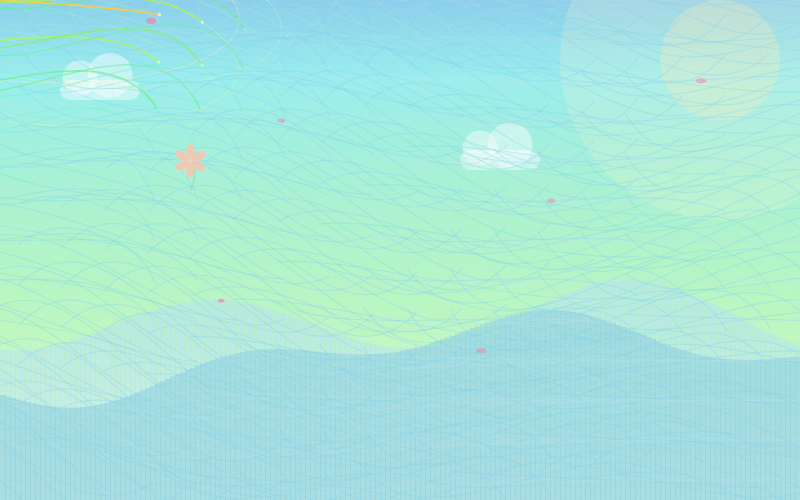
Frame 1 (no input)
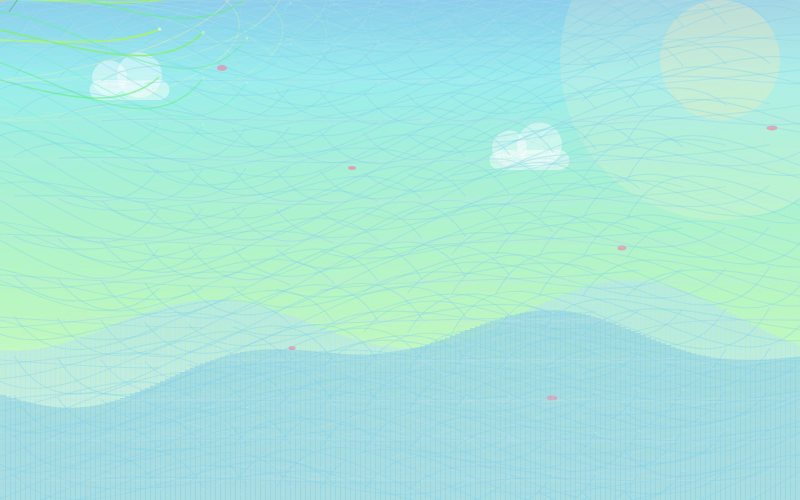
Frame 60 (no input)
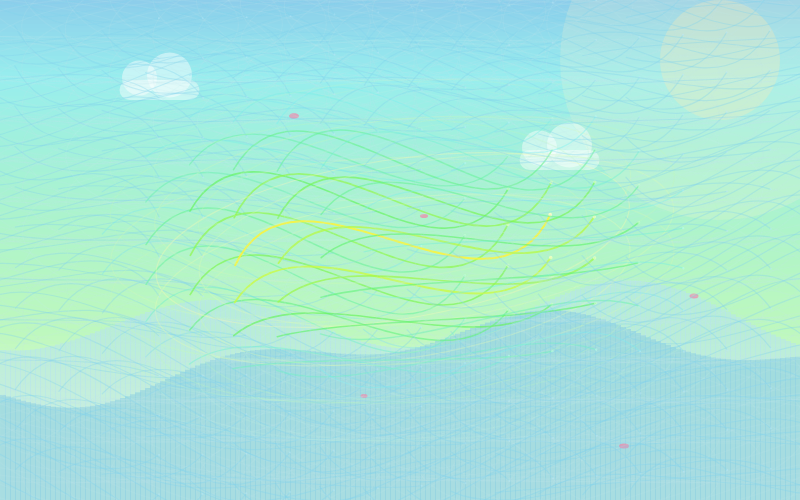
Frame 120 (the mouse pressed at the canvas centre since frame 60)

The p5.js sketch that drew these frames (run headless with seeded random() and noise() and a simulated clock; from frame 60 on, the mouse is pressed at the canvas centre):

// p5.js sketch
// ── sketch.js
/*
Template for IMA's Creative Coding Lab 

Project A: Generative Creatures
CCLaboratories Biodiversity Atlas 
*/

let isDispersed = false;
let flyTimer = 0;
let col = 22; 
let row = 15; 
let flowerX = 200;
let flowerY = 200;
let sparkTimer = 0;  
let sparkX = 0;     
let sparkY = 0;
let cloudX1 = 100;
let cloudX2 = 500;
let petalX = 100;
let petalY = 0;

function setup(){
  createCanvas(800, 500);
  colorMode(HSB, 360, 100, 100, 100);
}

// ----------------------------------------------------
function draw() {
  // render background environment layer
  drawScene();
  
  // render front interactive layer
  drawInteractiveElements();
}

// ----------------------------------------------------
function drawScene() {
  drawDaytimeSky();
  drawSunshine();
  drawMountains();
  drawClouds();
  drawFallingPetals();
  drawGridElements();
}

// ----------------------------------------------------
// render front interactive layer：flower / butterfly / sparker
function drawInteractiveElements() {
  // flower& butterfly movement
  let floatY = sin(frameCount * 0.05) * 15; 
  if (!isDispersed) {
    flowerX = lerp(flowerX, mouseX, 0.05);
    flowerY = lerp(flowerY, mouseY, 0.05);
    drawFlower(flowerX, flowerY + floatY, sin(frameCount * 0.04) * 0.3);
    flyTimer = 0;  
  } else {
    flyTimer += 1;
    for (let i = 0; i < 8; i++) {
      drawButterfly(i, flyTimer);
    }
  }

  // sparking effect
  if (sparkTimer > 0) {
    for (let i = 0; i < 12; i++) {
      let angle = (TWO_PI / 12) * i + noise(i); 
      let r = (30 - sparkTimer) * 2.5 + random(-10, 10); 
      let px = sparkX + cos(angle) * r;
      let py = sparkY + sin(angle) * r + random(-5, 5);
      fill(55, 30, 100, sparkTimer * 3.3); 
      noStroke();
      ellipse(px, py, random(2, 5), random(2, 5)); 
    }
    sparkTimer--;
  }
}

// ----------------------------------------------------
// wind effect
function drawGridElements() {
  for (let i = 0; i < col; i += 1.2) {
    for (let j = 0; j < row; j += 1.2) {
      let x = i * (width / col);
      let y = j * (height / row);

      let noiseVal = noise(i * 0.01, j * 0.01, frameCount * 0.01);
      let baseAngle = map(noiseVal, 0, 1, -QUARTER_PI, QUARTER_PI);
  
      let d = dist(mouseX, mouseY, x, y);
      let mouse = map(d, 0, 150, 1, 0, true);
        
      let pulse = sin(frameCount * 0.05 + (i + j) * 0.3);
      let angle = lerp(baseAngle, baseAngle - radians(10), mouse);
      let elementLength = 320 + pulse;
  
      let h = map(mouse, 0, 1, 195, 45);
      let s = map(mouse, 0, 1, 45, 80);
      let b = map(mouse, 0, 1, 92, 100);
      let a = map(mouse, 0, 1, 35, 90);

      push();
      translate(x, y);
      rotate(angle);
      noFill();
      stroke(h, s * 0.4, b, a * 0.4);
      strokeWeight(1.2);
      ellipse(0, 0, elementLength * 1.5, elementLength * 0.5);
      stroke(h, s, b, a);
      strokeWeight(map(mouse, 0, 1, 1.2, 2));
      noFill();

      let curveVal = sin(frameCount * 0.05 + i * 0.3 + j * 0.3) * (elementLength * 0.4);

      bezier(-elementLength / 2, 0, -elementLength / 4, curveVal, 
             elementLength / 4, -curveVal, elementLength / 2, 0);
      noStroke();
      fill(h, 20, 100, a);
      ellipse(elementLength / 2, 0, 2 + mouse * 2);
      pop();
    }
  }
}

// ----------------------------------------------------
// create environment
function drawDaytimeSky() {
  for (let y = 0; y < height; y += 4) {
    let inter = map(y, 0, height, 0, 1);
    let h = map(inter, 0, 1, 198, 80);
    let s = map(inter, 0, 1, 40, 15);
    let b = map(inter, 0, 1, 92, 100);
    fill(h, s, b);
    noStroke();
    rect(0, y, width, 4);
  }
}

function drawSunshine() {
  push();
  noStroke();
  fill(45, 20, 100, 20);
  ellipse(width - 80, 60, 320, 320);
  fill(45, 30, 100, 30);
  ellipse(width - 80, 60, 120, 120);
  pop();
}

function drawMountains() {
  push();
  noStroke();
  fill(195, 25, 95, 50);
  for (let x = 0; x <= width; x += 5) {
    let y = 320 + sin(x * 0.008) * 10 + cos(x * 0.015) * 30;
    rect(x, y, 6, height - y);
  }
  fill(190, 35, 88, 65);
  for (let x = 0; x <= width; x += 5) {
    let y = 360 + sin(x * 0.006 + 1.5) * 35 + sin(x * 0.02) * 15;
    rect(x, y, 6, height - y);
  }
  pop();
}

function drawClouds() {
  push();
  drawCloud(cloudX1, 90, 1.0);
  cloudX1 += 0.5; 
  if (cloudX1 > width + 120) cloudX1 = -120;
  drawCloud(cloudX2, 160, 0.7);
  cloudX2 += 0.5; 
  if (cloudX2 > width + 120) cloudX2 = -120;
  pop();
}

function drawCloud(x, y, s) {
  push();
  translate(x, y); 
  noStroke();
  fill(0, 0, 100, 45); 
  rect(-40, -10, 80, 20, 10);
  ellipse(-20, -12, 35, 35);
  ellipse(10, -15, 45, 45);
  pop();
}

function drawFallingPetals() {
  push();
  noStroke();
  fill(340, 45, 95, 70); 

  petalX += 1.2;
  petalY += 0.8;
  if (petalX > width) petalX = -100;
  if (petalY > height) petalY = -100;

  ellipse(petalX + 50,  petalY + 20,  10, 6);
  ellipse(petalX + 180, petalY + 120, 8, 4);
  ellipse(petalX + 450, petalY + 200, 9, 5);
  ellipse(petalX + 600, petalY + 80,  11, 5);
  ellipse(petalX + 120, petalY + 300, 7, 4);
  ellipse(petalX + 380, petalY + 350, 10, 5);
  pop();
}

// ----------------------------------------------------
// draw flower
function drawFlower(x, y, windAngle) {
  push();
  translate(x, y);
  let d = dist(mouseX, mouseY, x, y);
  let hoverScale = map(d, 0, 200, 0.4, 0.15, true);
  scale(hoverScale);
  rotate(windAngle);
  drawStem();
  translate(0, -200);  
  rotate(sin(frameCount * 0.05) * 0.3);
  
  // petal
  fill(50, 25, 100, 85);
  noStroke();
  ellipse(0, 0, 22, 22);

  let petalCount = 6;
  for (let i = 0; i < petalCount; i++) {
    push();
    rotate((TWO_PI / petalCount) * i);
    drawPetal();
    pop();
  }
  pop();
}

  // flower color change
function drawPetal() {
  let t = (sin(frameCount * 0.02) + 1) / 2; 
  let h = map(t, 0, 1, 340, 415) % 360;  
  fill(h, 35, 100, 80);            
  stroke(210, 15, 100, 80);            
  strokeWeight(1.5);
  
  beginShape();
  for (let t = 0; t <= 1; t += 0.05) {
    let px = bezierPoint(0, -35, -45, 0, t);
    let py = bezierPoint(0, -40, -90, -115, t);
    vertex(px, py);
  }
  for (let t = 0; t <= 1; t += 0.05) {
    let px = bezierPoint(0, 40, 30, 0, t);
    let py = bezierPoint(-120, -90, -40, 0, t);
    vertex(px, py);
  }
  endShape(CLOSE);
}
  // stem
function drawStem() {
  stroke(150, 45, 75, 80);
  strokeWeight(3.5);
  noFill();
  beginShape();
  for (let t = 0; t <= 1; t += 0.05) {
    let px = bezierPoint(0, 40, 40, 0, t);
    let py = bezierPoint(0, -80, -150, -220, t);
    vertex(px, py);
  }
  endShape();
}

// ----------------------------------------------------
// butterfly shape and movement
function drawButterfly(index, timer) {
  push();
  let startX = flowerX;
  let startY = flowerY;
  let x = startX + timer * (1 + index * 0.3) + sin(timer * 0.05 + index) * 20;
  let y = startY - timer * (1.2 - index * 0.1) + cos(timer * 0.05 + index) * 15;
  let angle = cos(timer * 0.05 + index) * 0.3; 
  translate(x, y);
  rotate(angle);

  let rawFlap = sin(timer * 0.04 + index * 0.8);
  let flap = map(rawFlap, -1, 1, 0.15, 1.0);

  // body
  fill(0, 0, 92);
  noStroke();
  ellipse(0, 0, 8, 16);
  stroke(0, 0, 100, 80);
  strokeWeight(1);
  line(0, -7, -5, -15);
  line(0, -7, 5, -15);

  // wings
  noStroke();
  let t = (sin(frameCount * 0.02 + index * 0.3) + 1) / 2;
  let h = map(t, 0, 1, 340, 415) % 360;
  fill(h, 35, 100, 80);

  push();
  scale(flap, 1);
  beginShape();
  for (let t = 0; t <= 1; t += 0.05) {
    let px = bezierPoint(0, -25, -30, 0, t);
    let py = bezierPoint(-2, -20, 10, 12, t);
    vertex(px, py);
  }
  endShape(CLOSE);
  pop();

  push();
  scale(-flap, 1);
  beginShape();
  for (let t = 0; t <= 1; t += 0.05) {
    let px = bezierPoint(0, -25, -30, 0, t);
    let py = bezierPoint(-2, -20, 10, 12, t);
    vertex(px, py);
  }
  endShape(CLOSE);
  pop();

  pop();
}

// ----------------------------------------------------
function mousePressed() {
  isDispersed = !isDispersed;
  sparkX = flowerX;
  sparkY = flowerY;
  sparkTimer = 30; 
}
// ── style.css
/*
Template for IMA's Creative Coding Lab 

Project A: Generative Creatures
CCLaboratories Biodiversity Atlas 
*/

body {
    background-color: rgb(255, 249, 208);
    color: rgb(129, 225, 249);
    font-family: 'Courier New', Courier, monospace;
    font-size: 1em;
    line-height: 1.5em;
}

/* title */
#title-wrapper {
    text-align: center;
}

.headline {
    font-size: 3em;
    font-family: Georgia, 'Times New Roman', Times, serif;
    font-weight: 600;
    margin-top: 80px;
    margin-bottom: 60px;
}

/* main content */
#main-wrapper {
    width: 800px;
    position: relative;
    margin: auto;
}

.black {
    color: rgb(129, 225, 249);
}

.red {
    color: rgb(30, 169, 162);
}

.green {
    color: rgb(30, 169, 162);
}

.yellow {
    color: rgb(30, 169, 162);
}

.two-columns {
    display: flex;
}

.left {
    width: 50%;
    padding: 0px 10px 0px 0px;
}

.right {
    width: 50%;
    padding: 0px 0px 0px 10px;
}

#footer {
    text-align: center;
    font-size: 0.7em;
    margin-top: 60px;
    padding-bottom: 30px;
}

/* home button */
#home a {
    position: fixed;
    right: 15px;
    top: 15px;
    padding: 5px 10px;
    color: dimgrey;
    border: solid grey 0.5px;
    font-size: 0.6em;
    text-decoration: none;
}

#home a:hover {
    background-color: rgb(159, 239, 255);
    color: white;
    font-weight: bold;
}

/* p5.js sketch */
canvas {
    display: block;
}

main {
    margin: auto;
    width: 800px;
}
